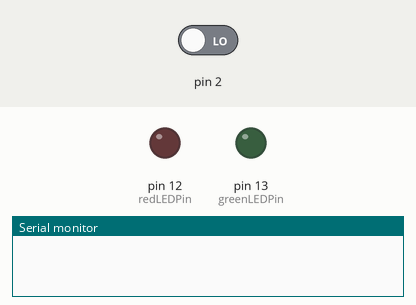
This program was run on a simulated Arduino Uno, built with avr-gcc and run on an emulated ATmega328P. On the bench: output pins drawn as LEDs (lit = HIGH), the last lines printed to the serial monitor. The test bench sets the inputs (shaded band); at power-on: pin 2 LOW.

Above: at 1.2 s.
1.3 s: pin 2 driven HIGH
At 2.0 s:
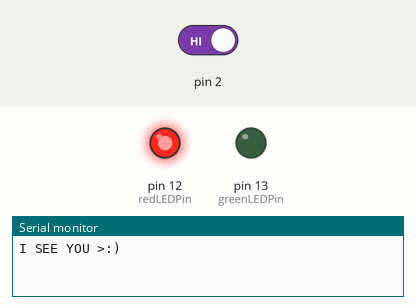
2.8 s: pin 2 driven LOW
At 3.1 s:
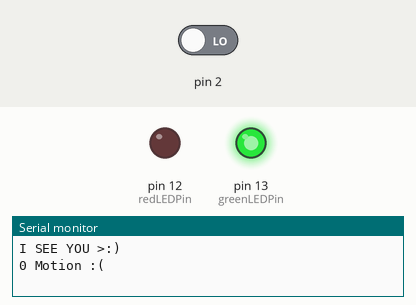
Timing chart, 0 to 5.8 s (numbered marks = the images above; inputs shaded):
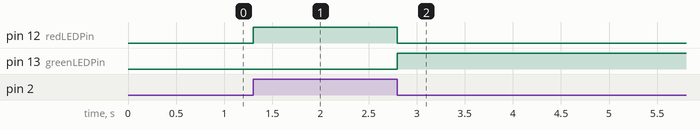

Measured:
- after the input at 1.3 s, pin 12 (redLEDPin): LOW → HIGH at once
- after the input at 2.8 s, pin 12 (redLEDPin): HIGH → LOW at once; pin 13 (greenLEDPin): LOW → HIGH at once

The program:

main.cpp
```cpp
#include <Arduino.h>
#include <SoftwareSerial.h>
#include <stdlib.h>

#include "ESP8266.h"
#include "AM312.h"

Core::AM312 motionSensor(2);
int redLEDPin = 12;
int greenLEDPin = 13;

void motionInterrupt() {
  int input = motionSensor.read();

  if (input == HIGH) {
    Serial.println("I SEE YOU >:)");
    digitalWrite(redLEDPin, HIGH);
    digitalWrite(greenLEDPin, LOW);
  } else {
    Serial.println("0 Motion :(");
    digitalWrite(redLEDPin, LOW);
    digitalWrite(greenLEDPin, HIGH);
  }
}

void setup() {
  Serial.begin(9600);

  motionSensor.begin();
  pinMode(redLEDPin, OUTPUT);
  pinMode(greenLEDPin, OUTPUT);

  attachInterrupt(digitalPinToInterrupt(motionSensor.getPin()), motionInterrupt, CHANGE);
}

void loop() { }
```

AM312.h
```cpp
#include <inttypes.h>
#include <Arduino.h>

namespace Core {
    // Motion sensor
    class AM312 {
        public:
        AM312(const uint8_t& pin);

        void begin() const;

        const uint8_t& getPin() const;
        int read() const;

        private:
        uint8_t pin;
    };
}
```

ESP8266.h
```cpp
#include <SoftwareSerial.h>

namespace Core {
    enum OperationMode {
        STATION = 1, // 01
        ACCESS_POINT // 10
    };

    class ESP8266 {
        public:
        ESP8266(const int& rxPin, const int& txPin);

        void begin(const long& speed);
        void end();

        void send(const char* data);
        String read();

        void setOperationMode(const int& operationMode);
        void setOperationMode(const OperationMode& operationMode);
        void setBaudrate(const int& newBaudrate);

        bool hasData();

        private:
        SoftwareSerial serial;
    };
}
```

AM312.cpp
```cpp
#include "AM312.h"

namespace Core {
    AM312::AM312(const uint8_t& pin) : pin(pin) { }

    void AM312::begin() const {
        pinMode(pin, INPUT);
    }

    const uint8_t& AM312::getPin() const {
        return pin;
    }

    int AM312::read() const {
        return digitalRead(pin);
    }
}
```

ESP8266.cpp
```cpp
#include "ESP8266.h"

namespace Core {
    ESP8266::ESP8266(const int& rxPin, const int& txPin) : serial(rxPin, txPin) { }

    void ESP8266::begin(const long& speed) {
        serial.begin(speed);
    }

    void ESP8266::end() {
        serial.end();
    }

    bool ESP8266::hasData() {
        return serial.available();
    }

    void ESP8266::send(const char* data) {
        serial.write(data);
        serial.write("\r\n");
        //serial.write()
    }

    String ESP8266::read() {
        return serial.readString();
    }

    void ESP8266::setOperationMode(const int& operationMode) {
        String command = "AT+CWMODE_CUR=" + String(operationMode);
        send(command.c_str());
    }

    void ESP8266::setOperationMode(const OperationMode& operationMode) {
        setOperationMode((int)operationMode);
    }
}
```
